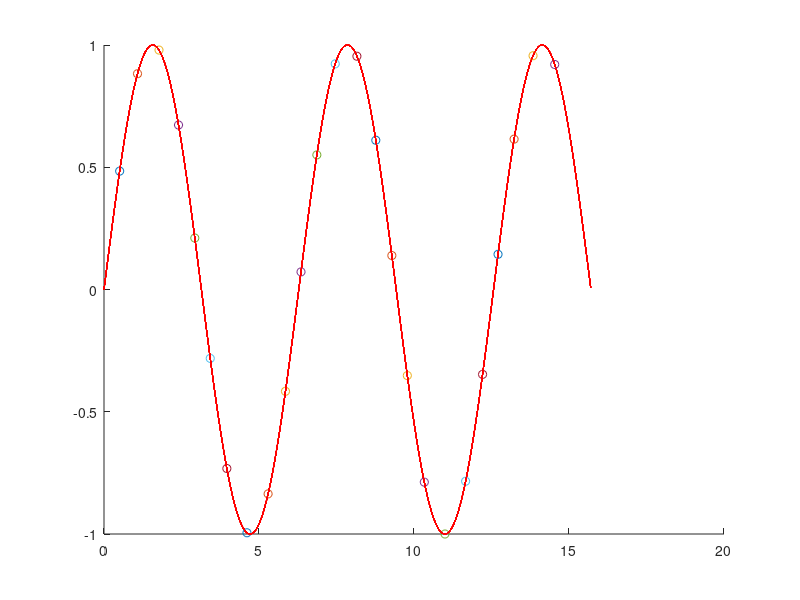

Recreate this plot in MATLAB.
clc
clear
close all
u = [0 0]';
du = [0 0]';
alpha = 1;
for step =1:25
    step
    ds = .7;
    du = [0 0]';
    uold = u;
for i = 1:20
   res = sin(u(1)) - u(2);
   p = (u(1)-uold(1))^2+alpha*(u(2)-uold(2))^2-ds^2;
   K = cos(u(1));
   if i ==1 ;  
        du(1) = 1/abs(K);
        du(2) = ds/abs(du(1));
   else
       ktan = [K -1; 2*(u(1)-uold(1)) 2*alpha*(u(2)-uold(2))];
       f = [-res -p]';
       du = inv(ktan)*f;
   end
   u = u+du ;
   
   hold on
end

   plot(u(1), u(2),'o')
   x = 0:.01:5*pi;
   plot(x,sin(x),'r')
%    pause
    
    
end
